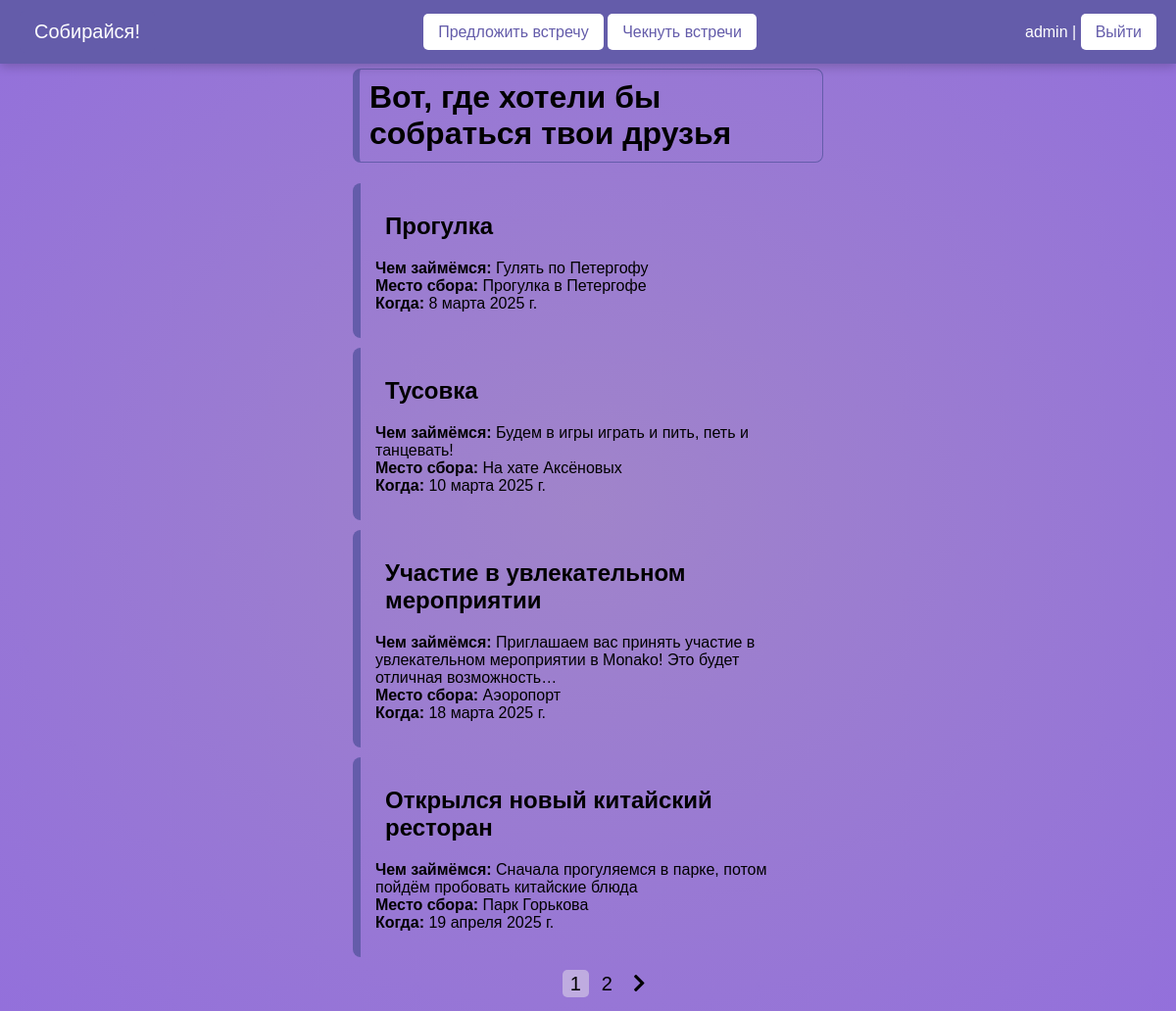
The page /check/ (signed in) on the database its author committed.
### meetings/models.py (models this page shows, shortened)
class Meeting(models.Model):
    author = models.ForeignKey(User, on_delete=models.SET_NULL, null=True)
    reason_to_meet = models.CharField('Повод для встречи', max_length=150)
    meeting_place = models.CharField('Место сбора' ,max_length=255)
    address = models.CharField('Адрес', max_length=150)
    what_to_do = models.TextField('Чем займёмся')
    dress_code = models.CharField('Дресс-код', max_length=150)
    link = models.URLField('Ссылка на место, мероприятие', blank=True)
    date_meeting = models.DateField('Когда собираемся')
    date_create = models.DateField(auto_now_add=True)

### meetings/views.py (the view)
# urls.py: path('check/', views.view_meetings, name='check'),
@login_required
def view_meetings(request):
    meetings = Meeting.objects.all().order_by('date_meeting') # все встречи из базы
    paginator = Paginator(meetings, 4)  # пагинатор по 4 элемента на страницу
    page_number = request.GET.get('page', 1)  # номер страницы из GET-параметра
    page_obj = paginator.get_page(page_number)   # объект страницы
    return render(request, 'meetings/check.html', {'page_obj': page_obj})

### meetings/templates/meetings/check.html (shortened to what this page needs)
{% extends 'base.html' %}
{% load static %}
{% block content %}
<link rel="stylesheet" href="https://cdnjs.cloudflare.com/ajax/libs/font-awesome/5.15.4/css/all.min.css">
<link rel="stylesheet" type="text/css" href="{% static 'meetings/css/check.css' %}"/>
 <div class="container-fluid events-container">
    <h1 class="mb-4 ml-3">Вот, где хотели бы собраться твои друзья</h1>
    <div class="row g-4">
        {% for meeting in page_obj %}
        <div class="col-md-5 col-lg-4">
            <a href="{% url 'meeting_detail' meeting.pk %}" class="card-link">
                <div class="card meeting-card" style="border-left: 8px solid {{ 'rgb(100, 92, 170)' }}">
                    <div class="card-content">
                        <h2 class="card-title">{{ meeting.reason_to_meet }}</h2>
                        <p class="card-text">
                            <strong>Чем займёмся:</strong> {{ meeting.what_to_do|truncatechars:100 }}<br>
                            <strong>Место сбора: </strong> {{ meeting.meeting_place|truncatechars:100 }}<br>
                            <strong>Когда: </strong> {{ meeting.date_meeting }}
                        </p>
                    </div>
                </div>
            </a>
        </div>
        {% endfor %}
    </div>
</div>
    <nav aria-label="Page navigation">
        <ul class="pagination justify-content-center">
            {% for num in page_obj.paginator.page_range %}
                <li class="page-item {% if num == page_obj.number %}active{% endif %}">
                    <a class="page-link" href="?page={{ num }}">{{ num }}</a>
                </li>
            {% endfor %}
            {% if page_obj.has_next %}
                <li class="page-item">
                    <a class="page-link" href="?page={{ page_obj.next_page_number }}">
                        <i class="fas fa-chevron-right"></i>
                    </a>
                </li>
            {% endif %}
        </ul>
    </nav>
</div>
{% endblock %}

### templates/base.html (shortened to what this page needs)
{% load static %}
<!DOCTYPE html>
<html lang="ru">
<head>
    <link rel="stylesheet" type="text/css" href="{% static 'meetings/css/style.css' %}"/>
</head>
<body>
    <div class="header">
        <div class="btn site-name"><a id="home" href="{% url 'home' %}" class="home-button">Собирайся!</a></div>
        <div class="nav-buttons">
            <a class="btn btn-primary" href="{% url 'suggest' %}">Предложить встречу</a>
            <a class="btn btn-primary" href="{% url 'check' %}">Чекнуть встречи</a>
        </div>
        <div class="auth-buttons">
            {% if user.is_authenticated %}
            {{user.username}} | <a href="{% url 'users:logout' %}">Выйти</a>
            {% else %}
            <a class="btn btn-primary" href="{% url 'users:login' %}">Войти</a> <a class="btn btn-primary" href="{% url 'users:register' %}">Регистрация</a>
            {% endif %}
        </div>
    </div>
	<div class="content-text">
{% block content %}
{% endblock %}
</body>
</html>

### meetings/static/meetings/css/style.css (style rules this page uses)
body { background: radial-gradient(ellipse, #A084CA, #9370DB); margin: 0; font-family: Arial, sans-serif; }
.header { position: fixed; top: 0; left: 0; right: 0; background-color: #645CAA; color: white; display: flex; justify-content: space-between; align-items: center; padding: 11px 20px; box-shadow: 0 3px 10px rgba(0, 0, 0, 0.2); z-index: 1000; }
.header a { background-color: #fff; color: #645CAA; border: none; padding: 10px 15px; border-radius: 5px; cursor: pointer; transition: background-color 0.3s; text-decoration: none; }
#home { background-color: #645CAA; color: #fff; text-decoration: none; display: inline-block; transition: transform 0.3s ease; font-size: 20px; }

### meetings/static/meetings/css/check.css (style rules this page uses)
.events-container { margin-left: 30%; margin-top: 70px; max-width: 40%; }
.mb-4 { padding: 10px; border: 1px solid #645CAA; border-left: 7px solid rgb(100, 92, 170); border-radius: 8px; }
.meeting-card { margin-top: 70px; margin: 10px 0; transition: transform 0.3s ease, box-shadow 0.3s ease; border-radius: 8px; overflow: hidden; transform-origin: left center; }
.card-content { padding: 10px 25px 10px 15px; }
.card-title { margin-left: 10px; }
.card-link { text-decoration: none; color: inherit; }
.pagination { margin-top: 20x; list-style: none; display: flex; justify-content: center; gap: 5px; }
.page-item.active .page-link { background-color: #BFACE0; border-color: #BFACE0; }
.page-link { color: #000000; font-size: 20px; font-weight: 500; border: 1px solid EBC7E8; border-radius: 5px; text-align: center; padding: 0.2rem 0.5rem; background-color: inherit; width: 25%; transition: background-color 0.3s ease; text-decoration: none; }

### rows shown on the page
Meeting: reason_to_meet "Прогулка", what_to_do "Гулять по Петергофу", meeting_place "Прогулка в Петергофе", date_meeting "8 марта 2025 г."
Meeting: reason_to_meet "Тусовка", what_to_do "Будем в игры играть и пить, петь и танцевать!", meeting_place "На хате Аксёновых", date_meeting "10 марта 2025 г."
Meeting: reason_to_meet "Участие в увлекательном мероприятии", what_to_do "Приглашаем вас принять участие в увлекательном мероприятии в Monako! Это будет отличная возможность…", meeting_place "Аэоропорт", date_meeting "18 марта 2025 г."
Meeting: reason_to_meet "Открылся новый китайский ресторан", what_to_do "Сначала прогуляемся в парке, потом пойдём пробовать китайские блюда", meeting_place "Парк Горькова", date_meeting "19 апреля 2025 г."

### other values the page prints
{{ user.username }} "admin"
{{ num }} "1" "2"
